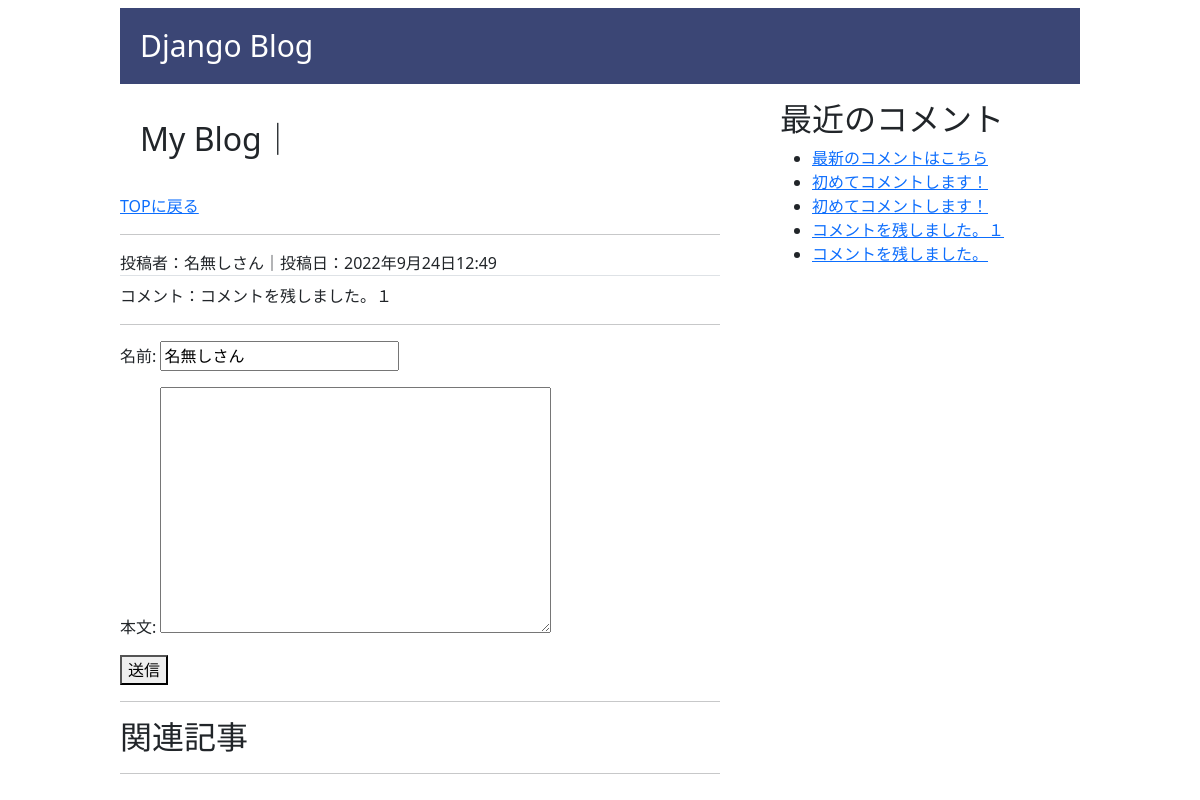
The app's page /detail/13/ with its own data.
### blog/models.py (models this page shows)
class Comment(models.Model):
    name = models.CharField('名前', max_length=255, default='名無しさん')
    text = models.TextField('本文')
    target = models.ForeignKey(BlogModel, on_delete=models.CASCADE, verbose_name='対象記事')
    created_at = models.DateTimeField('作成日', default=timezone.now)
    def __str__(self):
        return self.text[:20]

### blog/views.py (the view)
# urls.py: path('detail/<int:pk>/', views.detail, name='detail'),
def detail(request, pk):
    content = get_object_or_404(BlogModel, pk=pk)
    comments = Comment.objects.filter(target=pk)
    relation_post = BlogModel.objects.filter(relation_posts=pk)
    form = CommentCreateForm(request.POST or None)
    if form.is_valid():
        comment = form.save(commit=False)
        comment.target = content
        comment.save()
        return redirect('index')
    context = {
        'contents': content,
        'form': form,
        'comments': comments,
        'relation_post': relation_post,
    }
    return render(request, 'blog/detail.html', context)

### blog/forms.py
class CommentCreateForm(forms.ModelForm):
    class Meta:
        model = Comment
        exclude = ('target', 'created_at')

### blog/context_processors.py (called while the page is built)
def common(request):
    context = {
        'comment_list': Comment.objects.order_by("-created_at")[:5]
    }
    return context

### templates/blog/detail.html (shortened to what this page needs)
{% extends 'blog/base.html' %}
{% load static %}
{% block content %}
<h2 class="detail">{% block title %}My Blog｜{{ content.title }}{% endblock %}</h2>
<p>
  <a href="/">TOPに戻る</a>
</p>
{% for comment in comments %}
<hr>
<div class="border-bottom">投稿者：{{comment.name}}｜投稿日：{{ comment.created_at }}</div>
<div class="mt-2">コメント：{{ comment.text }}</div>
<hr>
{% empty %}
<hr>
コメントがありません。
<hr>
{% endfor %}
<form action="" method="POST">
  {{ form.as_p }}
  <button type="submit">送信</button>
</form>
<hr>
<h2 class="title">関連記事</h2>
<hr>
{% endblock %}

### templates/blog/base.html (shortened to what this page needs)
{% load static %}
<!DOCTYPE html>
<html lang="ja">
  <head>
    <link href="https://cdn.jsdelivr.net/npm/bootstrap@5.0.2/dist/css/bootstrap.min.css" rel="stylesheet" />
    <link rel="stylesheet" href="{% static 'css/style.css' %}">
  </head>
  <body>
    <header>
      <h1><a href="/">Django Blog</a></h1>
    </header>
    <main>
      {% block content %}
      {% endblock %}
    </main>
    <aside>
      <h2>最近のコメント</h2>
      <ul>
        {% for comment in comment_list %}
            <li><a href="{% url 'detail' pk=comment.target.pk %}">{{ comment }}</a></li>
        {% endfor %}
    </ul>
    </aside>
  </body>
</html>

### blog/static/css/style.css (style rules this page uses)
h1 { background-color: #3b4675; font-size: 30px; color: white; padding: 20px; }
h1 a { color: white; text-decoration: none; }
.detail { padding: 20px; }

### templates/blog/base.html (style rules this page uses)
body { width: 1200px; margin: 0 auto; display: grid; grid-template-columns: 1fr 600px 60px 300px 1fr; grid-template-rows: [head] 100px [main side] auto; }
header { grid-column: 2 / -2; grid-row: head; align-self: center; }
main { grid-column: 2; grid-row: main; }
aside { grid-column: 4; grid-row: side; }

### records on screen
Comment: name "名無しさん", created_at "2022年9月24日12:49", text "コメントを残しました。１"
Comment: text "最新のコメントはこちら"
Comment: text "初めてコメントします！"
Comment: text "初めてコメントします！"
Comment: text "コメントを残しました。"
